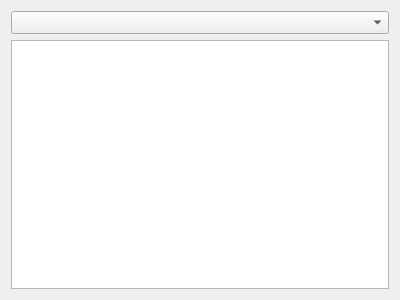
<?xml version="1.0" encoding="UTF-8"?>
<ui version="4.0">
 <class>Widget</class>
 <widget class="QWidget" name="Widget">
  <property name="geometry">
   <rect>
    <x>0</x>
    <y>0</y>
    <width>400</width>
    <height>300</height>
   </rect>
  </property>
  <property name="windowTitle">
   <string>Інформація про диски</string>
  </property>
  <layout class="QGridLayout" name="gridLayout">
   <item row="0" column="0">
    <widget class="QComboBox" name="comboBox">
     <property name="font">
      <font>
       <pointsize>10</pointsize>
      </font>
     </property>
    </widget>
   </item>
   <item row="1" column="0">
    <widget class="QTextEdit" name="textEdit">
     <property name="font">
      <font>
       <pointsize>10</pointsize>
      </font>
     </property>
    </widget>
   </item>
  </layout>
 </widget>
 <layoutdefault spacing="6" margin="11"/>
 <resources/>
 <connections/>
</ui>
